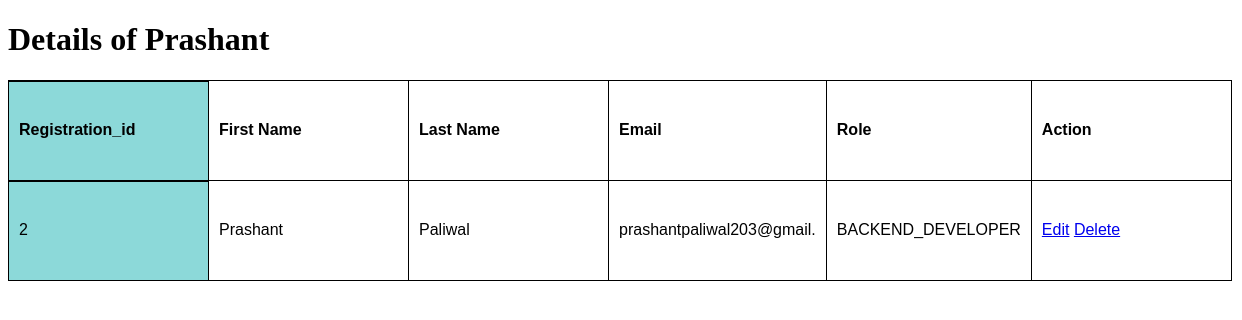
/employees/2, run on the app's committed database.
### crud/models.py (models this page shows, shortened)
class employees(models.Model):
	registration_id = models.IntegerField(null=True, blank=True)
	first_name = models.CharField(max_length=20)
	last_name = models.CharField(max_length=20)
	email = models.CharField(max_length=25)
	role = models.CharField(choices=EMPLOYEE_ROLE, max_length=20, null=True)
	salary = models.IntegerField(null=True,blank=True)
	objects = models.Manager() #Default Manager
	Teri = CustomManager()  # Custom Maneger

### crud/views.py (the view)
# urls.py: path('<int:id>', views.specific),
def specific(request,id=None):
	emp_obj = employees.objects.get(id=id)
	return render(request,'crud/specific.html',{'employee':emp_obj})

### crud/templates/crud/specific.html (shortened to what this page needs)
{% load static %}
<!DOCTYPE html>
<html lang="en">
<head>
    <link rel="stylesheet" href="{% static 'css/style.css' %}"/>
</head>
<body>
    <h1>Details of {{employee.first_name}} </h1>
    <table>
        <th>Registration_id</th>
        <th>First Name</th>
        <th>Last Name</th>
        <th>Email</th>
        <th>Role</th>
        <th>Action</th>
<tr><td>{{employee.registration_id}}<br> </td>
    <td>{{employee.first_name}}<br></td>
    <td>{{employee.last_name}}<br></td>
    <td>{{employee.email}}<br> </td>
    <td>{{employee.role}}<br> </td>
    <td><a href="/employees/edit/{{employee.id}}">Edit</a> <a href="/employees/delete/{{employee.id}}">Delete</a><br> </td>
</tr>
    </table>
</body>
</html>

### crud/static/css/style.css (style rules this page uses)
table { border-collapse: collapse; font-family: helvetica }
td, th { border: 1px solid; padding: 10px; min-width: 200px; background: white; box-sizing: border-box; text-align: left; }
tr > :first-child { position: -webkit-sticky; position: sticky; background: hsl(180, 50%, 70%); left: 0; }
tr > :first-child { box-shadow: inset 0px 1px black; }

### data on the page
employees: first_name "Prashant", registration_id "2", last_name "Paliwal", email "prashantpaliwal203@gmail.", role "BACKEND_DEVELOPER"
